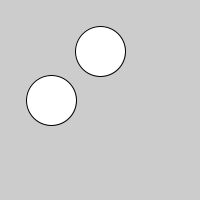
Frame 1 (no input)
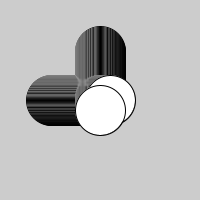
Frame 60 (the mouse pressed at the canvas centre just before this capture)
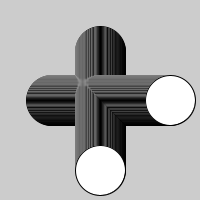
Frame 120 (the mouse held since frame 60 and released just before this capture)

The Processing sketch that drew these frames (run headless with seeded random() and noise(); from frame 60 on, the mouse is pressed at the canvas centre):

// Processing sketch: processing_117875
// ── processing_117875.pde

int diameter = 50;
int positionX = 50;
int Switch = 0;
int positionY = 50;
int SwitchY = 0;
void setup(){ 
  size(200,200);
}

void draw(){
  //background(192);
  
  if(positionX >= width-diameter/2){
    Switch = 1;
  }
  if(positionX == diameter/2){
    Switch = 0;
  }
  if(Switch == 0){  
  positionX++; //position = position + 1;
}
else {
  positionX--; 
}
    
   
 
    
  ellipse(positionX,100,diameter,diameter); 
  
    if(positionY >= height-diameter/2){
    Switch = 1;
  }
  if(positionY == diameter/2){
    Switch = 0;
  }
  if(Switch == 0){  
  positionY++; //position = position + 1;
}
else {
  positionY--; 
}
    
   
 
    
  ellipse(100, positionY,diameter,diameter); 
  
 }
